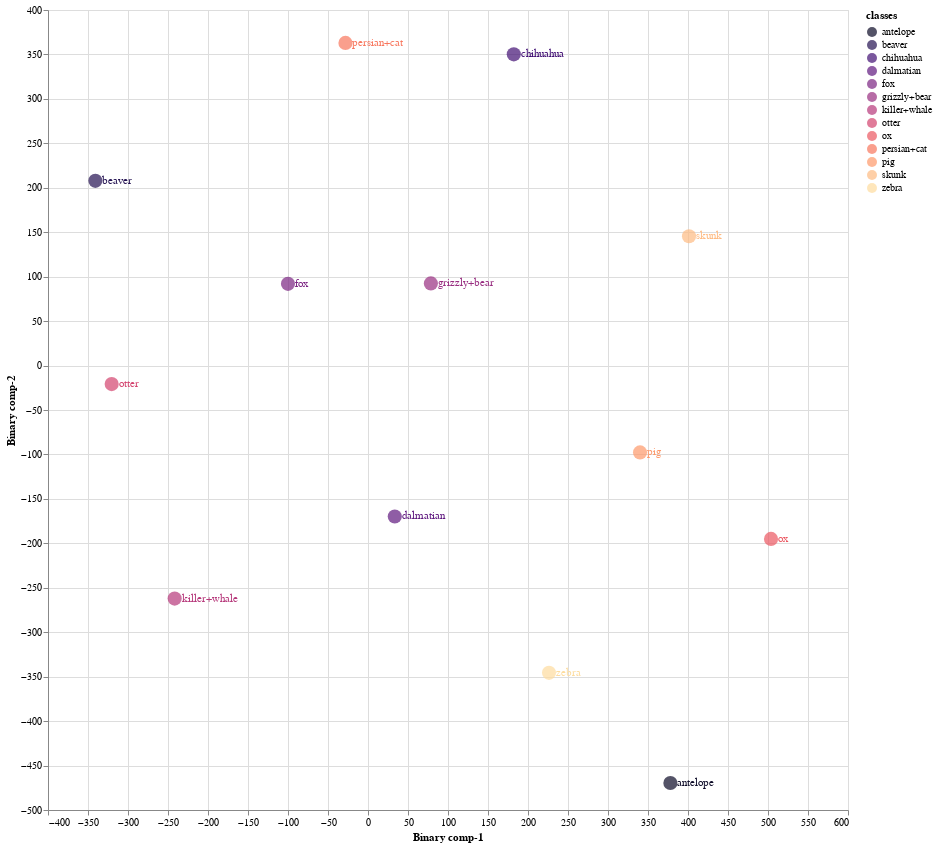
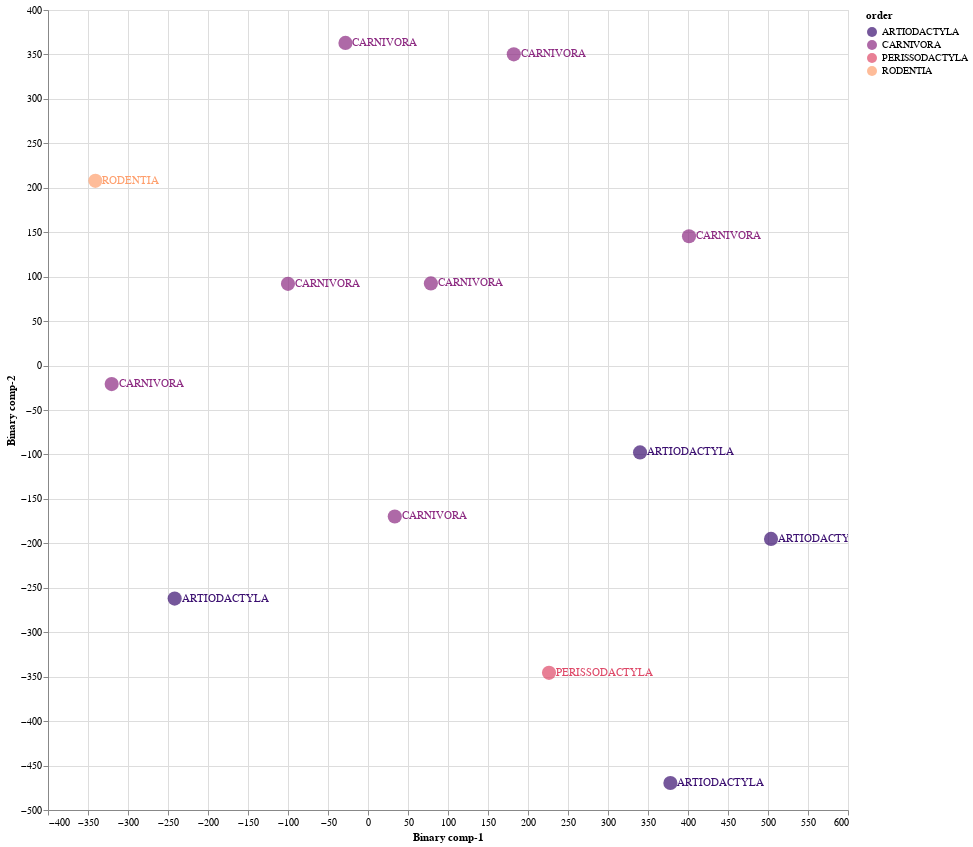

Here is the notebook cell these charts were saved with, in order:
### Markdown cell above
### 8.2 Train Validation Split 02

### Code cell
Train02 = CZSL(mode = "Train", 
               split = 2, 
               DNN = ProjectionNetwork1, 
               epochs = 20, 
               bs = 8, 
               numunits = 1024, 
               lr = 0.75, 
               optimiser = nn.ReLU(), 
               dropout = 0.2, 
               mom = 0, 
               wd = 0,  
               device = 'cuda', 
               checkpoint = CP2, 
               dist_type = 'cosine')

#mode
#1. "Train" - Use Train Val split
#2. "Test" - For Unseen Test Data

#split
# 1 -Train/Val Split 1
# 2 -Train/Val Split 2
# 3 -Train/Val Split 3

#pred_type
#1. "Probabilistic" - continous real numbers giving probability for prdiction to be 1
#2. "Deterministic" - 1 or 0 prediction values

#dist_type
#1. euclidean
#2. cosine
#3. hamming
#4. jaccard

### Figure 1 — Vega-Lite specification as saved in the notebook (floating-point values rounded to 4 significant figures)
{"config": {"view": {"continuousWidth": 400, "continuousHeight": 300}}, "layer": [{"mark": {"type": "circle", "size": 200}, "encoding": {"color": {"field": "classes", "scale": {"scheme": "Magma"}, "type": "nominal"}, "x": {"field": "Binary comp-1", "type": "quantitative"}, "y": {"field": "Binary comp-2", "type": "quantitative"}}, "height": 800, "selection": {"selector013": {"type": "interval", "bind": "scales", "encodings": ["x", "y"]}}, "width": 800}, {"mark": {"type": "text", "align": "left", "baseline": "middle", "dx": 7}, "encoding": {"color": {"field": "classes", "scale": {"scheme": "Magma"}, "type": "nominal"}, "text": {"field": "classes", "type": "nominal"}, "x": {"field": "Binary comp-1", "type": "quantitative"}, "y": {"field": "Binary comp-2", "type": "quantitative"}}, "height": 800, "width": 800}], "data": {"name": "data-ec102cabab6731ed83d754b083b125ae"}, "$schema": "https://vega.github.io/schema/vega-lite/v4.17.0.json", "datasets": {"data-ec102cabab6731ed83d754b083b125ae": [{"Binary comp-1": 378.0, "Binary comp-2": -469.7, "classes": "antelope", "sciName": "Antilope_cervicapra", "animal_label": 1, "animal_class": "antelope", "mainCommonName": "Blackbuck", "otherCommonNames": "Indian Antelope", "class": "Mammalia", "infraclass": "Placentalia", "magnorder": "Boreoeutheria", "superorder": "Laurasiatheria", "order": "ARTIODACTYLA", "suborder": "RUMINANTIA", "infraorder": "PECORA", "parvorder": null, "superfamily": null, "family": "BOVIDAE", "subfamily": "ANTILOPINAE", "tribe": "ANTILOPINI", "genus": "Antilope"}, {"Binary comp-1": 78.6, "Binary comp-2": 92.43, "classes": "grizzly+bear", "sciName": "Ursus_arctos", "animal_label": 2, "animal_class": "grizzly+bear", "mainCommonName": "Brown Bear", "otherCommonNames": "Grizzly Bear|Kodiak Bear", "class": "Mammalia", "infraclass": "Placentalia", "magnorder": "Boreoeutheria", "superorder": "Laurasiatheria", "order": "CARNIVORA", "suborder": "CANIFORMIA", "infraorder": "ARCTOIDEA", "parvorder": null, "superfamily": "URSOIDEA", "family": "URSIDAE", "subfamily": "URSINAE", "tribe": null, "genus": "Ursus"}, {"Binary comp-1": -241.7, "Binary comp-2": -262.2, "classes": "killer+whale", "sciName": "Orcinus_orca", "animal_label": 3, "animal_class": "killer+whale", "mainCommonName": "Killer Whale", "otherCommonNames": "Orca", "class": "Mammalia", "infraclass": "Placentalia", "magnorder": "Boreoeutheria", "superorder": "Laurasiatheria", "order": "ARTIODACTYLA", "suborder": "WHIPPOMORPHA", "infraorder": "CETACEA", "parvorder": "ODONTOCETI", "superfamily": "DELPHINOIDEA", "family": "DELPHINIDAE", "subfamily": "INCERTAE SEDIS", "tribe": null, "genus": "Orcinus"}, {"Binary comp-1": -340.8, "Binary comp-2": 207.8, "classes": "beaver", "sciName": "Aplodontia_rufa", "animal_label": 4, "animal_class": "beaver", "mainCommonName": "Mountain Beaver", "otherCommonNames": "Boomer|Sewellel|Point Arena Mountain Beaver|Point Reyes Mountain Beaver", "class": "Mammalia", "infraclass": "Placentalia", "magnorder": "Boreoeutheria", "superorder": "Euarchontoglires", "order": "RODENTIA", "suborder": "SCIUROMORPHA", "infraorder": null, "parvorder": null, "superfamily": null, "family": "APLODONTIIDAE", "subfamily": null, "tribe": null, "genus": "Aplodontia"}, {"Binary comp-1": 33.46, "Binary comp-2": -169.8, "classes": "dalmatian", "sciName": "Canis_familiaris", "animal_label": 5, "animal_class": "dalmatian", "mainCommonName": "Domestic Dog", "otherCommonNames": "Dog|Dingo|Feral Dog|New Guinea Singing Dog|Village Dog", "class": "Mammalia", "infraclass": "Placentalia", "magnorder": "Boreoeutheria", "superorder": "Laurasiatheria", "order": "CARNIVORA", "suborder": "CANIFORMIA", "infraorder": "CANOIDEA", "parvorder": null, "superfamily": null, "family": "CANIDAE", "subfamily": null, "tribe": null, "genus": "Canis"}, {"Binary comp-1": -28.17, "Binary comp-2": 363.0, "classes": "persian+cat", "sciName": "Felis_catus", "animal_label": 6, "animal_class": "persian+cat", "mainCommonName": "Domestic Cat", "otherCommonNames": "Cat", "class": "Mammalia", "infraclass": "Placentalia", "magnorder": "Boreoeutheria", "superorder": "Laurasiatheria", "order": "CARNIVORA", "suborder": "FELIFORMIA", "infraorder": "FELOIDEA", "parvorder": null, "superfamily": null, "family": "FELIDAE", "subfamily": "FELINAE", "tribe": null, "genus": "Felis"}, {"Binary comp-1": 401.3, "Binary comp-2": 145.5, "classes": "skunk", "sciName": "Spilogale_putorius", "animal_label": 11, "animal_class": "skunk", "mainCommonName": "Alleghanian Spotted Skunk", "otherCommonNames": "Eastern Spotted Skunk", "class": "Mammalia", "infraclass": "Placentalia", "magnorder": "Boreoeutheria", "superorder": "Laurasiatheria", "order": "CARNIVORA", "suborder": "CANIFORMIA", "infraorder": "ARCTOIDEA", "parvorder": null, "superfamily": "MUSTELOIDEA", "family": "MEPHITIDAE", "subfamily": "MEPHITINAE", "tribe": null, "genus": "Spilogale"}, {"Binary comp-1": 503.8, "Binary comp-2": -195.0, "classes": "ox", "sciName": "Bos_sauveli", "animal_label": 21, "animal_class": "ox", "mainCommonName": "Kouprey", "otherCommonNames": "Gray Ox|Indochinese Forest Ox", "class": "Mammalia", "infraclass": "Placentalia", "magnorder": "Boreoeutheria", "superorder": "Laurasiatheria", "order": "ARTIODACTYLA", "suborder": "RUMINANTIA", "infraorder": "PECORA", "parvorder": null, "superfamily": null, "family": "BOVIDAE", "subfamily": "BOVINAE", "tribe": "BOVINI", "genus": "Bos"}, {"Binary comp-1": -100.0, "Binary comp-2": 91.96, "classes": "fox", "sciName": "Vulpes_lagopus", "animal_label": 22, "animal_class": "fox", "mainCommonName": "Arctic Fox", "otherCommonNames": "Polar Fox", "class": "Mammalia", "infraclass": "Placentalia", "magnorder": "Boreoeutheria", "superorder": "Laurasiatheria", "order": "CARNIVORA", "suborder": "CANIFORMIA", "infraorder": "CANOIDEA", "parvorder": null, "superfamily": null, "family": "CANIDAE", "subfamily": null, "tribe": null, "genus": "Vulpes"}, {"Binary comp-1": 182.2, "Binary comp-2": 350.1, "classes": "chihuahua", "sciName": "Canis_familiaris", "animal_label": 33, "animal_class": "chihuahua", "mainCommonName": "Domestic Dog", "otherCommonNames": "Dog|Dingo|Feral Dog|New Guinea Singing Dog|Village Dog", "class": "Mammalia", "infraclass": "Placentalia", "magnorder": "Boreoeutheria", "superorder": "Laurasiatheria", "order": "CARNIVORA", "suborder": "CANIFORMIA", "infraorder": "CANOIDEA", "parvorder": null, "superfamily": null, "family": "CANIDAE", "subfamily": null, "tribe": null, "genus": "Canis"}, {"Binary comp-1": -320.4, "Binary comp-2": -20.81, "classes": "otter", "sciName": "Aonyx_capensis", "animal_label": 36, "animal_class": "otter", "mainCommonName": "African Clawless Otter", "otherCommonNames": "Cape Clawless Otter", "class": "Mammalia", "infraclass": "Placentalia", "magnorder": "Boreoeutheria", "superorder": "Laurasiatheria", "order": "CARNIVORA", "suborder": "CANIFORMIA", "infraorder": "ARCTOIDEA", "parvorder": null, "superfamily": "MUSTELOIDEA", "family": "MUSTELIDAE", "subfamily": "LUTRINAE", "tribe": null, "genus": "Aonyx"}, {"Binary comp-1": 226.3, "Binary comp-2": -345.7, "classes": "zebra", "sciName": "Equus_grevyi", "animal_label": 38, "animal_class": "zebra", "mainCommonName": "Grevy's Zebra", "otherCommonNames": "Imperial Zebra", "class": "Mammalia", "infraclass": "Placentalia", "magnorder": "Boreoeutheria", "superorder": "Laurasiatheria", "order": "PERISSODACTYLA", "suborder": "HIPOMORPHA", "infraorder": null, "parvorder": null, "superfamily": null, "family": "EQUIDAE", "subfamily": null, "tribe": null, "genus": "Equus"}, {"Binary comp-1": 340.0, "Binary comp-2": -97.71, "classes": "pig", "sciName": "Sus_domesticus", "animal_label": 42, "animal_class": "pig", "mainCommonName": "Domestic Pig", "otherCommonNames": "Hog|Pig|Swine", "class": "Mammalia", "infraclass": "Placentalia", "magnorder": "Boreoeutheria", "superorder": "Laurasiatheria", "order": "ARTIODACTYLA", "suborder": "SUINA", "infraorder": null, "parvorder": null, "superfamily": null, "family": "SUIDAE", "subfamily": null, "tribe": null, "genus": "Sus"}]}}

### Figure 2 — Vega-Lite specification as saved in the notebook (floating-point values rounded to 4 significant figures)
{"config": {"view": {"continuousWidth": 400, "continuousHeight": 300}}, "layer": [{"mark": {"type": "circle", "size": 200}, "encoding": {"color": {"field": "order", "scale": {"scheme": "Magma"}, "type": "nominal"}, "x": {"field": "Binary comp-1", "type": "quantitative"}, "y": {"field": "Binary comp-2", "type": "quantitative"}}, "height": 800, "selection": {"selector014": {"type": "interval", "bind": "scales", "encodings": ["x", "y"]}}, "width": 800}, {"mark": {"type": "text", "align": "left", "baseline": "middle", "dx": 7}, "encoding": {"color": {"field": "order", "scale": {"scheme": "Magma"}, "type": "nominal"}, "text": {"field": "order", "type": "nominal"}, "x": {"field": "Binary comp-1", "type": "quantitative"}, "y": {"field": "Binary comp-2", "type": "quantitative"}}, "height": 800, "width": 800}], "data": {"name": "data-ec102cabab6731ed83d754b083b125ae"}, "$schema": "https://vega.github.io/schema/vega-lite/v4.17.0.json", "datasets": {"data-ec102cabab6731ed83d754b083b125ae": [{"Binary comp-1": 378.0, "Binary comp-2": -469.7, "classes": "antelope", "sciName": "Antilope_cervicapra", "animal_label": 1, "animal_class": "antelope", "mainCommonName": "Blackbuck", "otherCommonNames": "Indian Antelope", "class": "Mammalia", "infraclass": "Placentalia", "magnorder": "Boreoeutheria", "superorder": "Laurasiatheria", "order": "ARTIODACTYLA", "suborder": "RUMINANTIA", "infraorder": "PECORA", "parvorder": null, "superfamily": null, "family": "BOVIDAE", "subfamily": "ANTILOPINAE", "tribe": "ANTILOPINI", "genus": "Antilope"}, {"Binary comp-1": 78.6, "Binary comp-2": 92.43, "classes": "grizzly+bear", "sciName": "Ursus_arctos", "animal_label": 2, "animal_class": "grizzly+bear", "mainCommonName": "Brown Bear", "otherCommonNames": "Grizzly Bear|Kodiak Bear", "class": "Mammalia", "infraclass": "Placentalia", "magnorder": "Boreoeutheria", "superorder": "Laurasiatheria", "order": "CARNIVORA", "suborder": "CANIFORMIA", "infraorder": "ARCTOIDEA", "parvorder": null, "superfamily": "URSOIDEA", "family": "URSIDAE", "subfamily": "URSINAE", "tribe": null, "genus": "Ursus"}, {"Binary comp-1": -241.7, "Binary comp-2": -262.2, "classes": "killer+whale", "sciName": "Orcinus_orca", "animal_label": 3, "animal_class": "killer+whale", "mainCommonName": "Killer Whale", "otherCommonNames": "Orca", "class": "Mammalia", "infraclass": "Placentalia", "magnorder": "Boreoeutheria", "superorder": "Laurasiatheria", "order": "ARTIODACTYLA", "suborder": "WHIPPOMORPHA", "infraorder": "CETACEA", "parvorder": "ODONTOCETI", "superfamily": "DELPHINOIDEA", "family": "DELPHINIDAE", "subfamily": "INCERTAE SEDIS", "tribe": null, "genus": "Orcinus"}, {"Binary comp-1": -340.8, "Binary comp-2": 207.8, "classes": "beaver", "sciName": "Aplodontia_rufa", "animal_label": 4, "animal_class": "beaver", "mainCommonName": "Mountain Beaver", "otherCommonNames": "Boomer|Sewellel|Point Arena Mountain Beaver|Point Reyes Mountain Beaver", "class": "Mammalia", "infraclass": "Placentalia", "magnorder": "Boreoeutheria", "superorder": "Euarchontoglires", "order": "RODENTIA", "suborder": "SCIUROMORPHA", "infraorder": null, "parvorder": null, "superfamily": null, "family": "APLODONTIIDAE", "subfamily": null, "tribe": null, "genus": "Aplodontia"}, {"Binary comp-1": 33.46, "Binary comp-2": -169.8, "classes": "dalmatian", "sciName": "Canis_familiaris", "animal_label": 5, "animal_class": "dalmatian", "mainCommonName": "Domestic Dog", "otherCommonNames": "Dog|Dingo|Feral Dog|New Guinea Singing Dog|Village Dog", "class": "Mammalia", "infraclass": "Placentalia", "magnorder": "Boreoeutheria", "superorder": "Laurasiatheria", "order": "CARNIVORA", "suborder": "CANIFORMIA", "infraorder": "CANOIDEA", "parvorder": null, "superfamily": null, "family": "CANIDAE", "subfamily": null, "tribe": null, "genus": "Canis"}, {"Binary comp-1": -28.17, "Binary comp-2": 363.0, "classes": "persian+cat", "sciName": "Felis_catus", "animal_label": 6, "animal_class": "persian+cat", "mainCommonName": "Domestic Cat", "otherCommonNames": "Cat", "class": "Mammalia", "infraclass": "Placentalia", "magnorder": "Boreoeutheria", "superorder": "Laurasiatheria", "order": "CARNIVORA", "suborder": "FELIFORMIA", "infraorder": "FELOIDEA", "parvorder": null, "superfamily": null, "family": "FELIDAE", "subfamily": "FELINAE", "tribe": null, "genus": "Felis"}, {"Binary comp-1": 401.3, "Binary comp-2": 145.5, "classes": "skunk", "sciName": "Spilogale_putorius", "animal_label": 11, "animal_class": "skunk", "mainCommonName": "Alleghanian Spotted Skunk", "otherCommonNames": "Eastern Spotted Skunk", "class": "Mammalia", "infraclass": "Placentalia", "magnorder": "Boreoeutheria", "superorder": "Laurasiatheria", "order": "CARNIVORA", "suborder": "CANIFORMIA", "infraorder": "ARCTOIDEA", "parvorder": null, "superfamily": "MUSTELOIDEA", "family": "MEPHITIDAE", "subfamily": "MEPHITINAE", "tribe": null, "genus": "Spilogale"}, {"Binary comp-1": 503.8, "Binary comp-2": -195.0, "classes": "ox", "sciName": "Bos_sauveli", "animal_label": 21, "animal_class": "ox", "mainCommonName": "Kouprey", "otherCommonNames": "Gray Ox|Indochinese Forest Ox", "class": "Mammalia", "infraclass": "Placentalia", "magnorder": "Boreoeutheria", "superorder": "Laurasiatheria", "order": "ARTIODACTYLA", "suborder": "RUMINANTIA", "infraorder": "PECORA", "parvorder": null, "superfamily": null, "family": "BOVIDAE", "subfamily": "BOVINAE", "tribe": "BOVINI", "genus": "Bos"}, {"Binary comp-1": -100.0, "Binary comp-2": 91.96, "classes": "fox", "sciName": "Vulpes_lagopus", "animal_label": 22, "animal_class": "fox", "mainCommonName": "Arctic Fox", "otherCommonNames": "Polar Fox", "class": "Mammalia", "infraclass": "Placentalia", "magnorder": "Boreoeutheria", "superorder": "Laurasiatheria", "order": "CARNIVORA", "suborder": "CANIFORMIA", "infraorder": "CANOIDEA", "parvorder": null, "superfamily": null, "family": "CANIDAE", "subfamily": null, "tribe": null, "genus": "Vulpes"}, {"Binary comp-1": 182.2, "Binary comp-2": 350.1, "classes": "chihuahua", "sciName": "Canis_familiaris", "animal_label": 33, "animal_class": "chihuahua", "mainCommonName": "Domestic Dog", "otherCommonNames": "Dog|Dingo|Feral Dog|New Guinea Singing Dog|Village Dog", "class": "Mammalia", "infraclass": "Placentalia", "magnorder": "Boreoeutheria", "superorder": "Laurasiatheria", "order": "CARNIVORA", "suborder": "CANIFORMIA", "infraorder": "CANOIDEA", "parvorder": null, "superfamily": null, "family": "CANIDAE", "subfamily": null, "tribe": null, "genus": "Canis"}, {"Binary comp-1": -320.4, "Binary comp-2": -20.81, "classes": "otter", "sciName": "Aonyx_capensis", "animal_label": 36, "animal_class": "otter", "mainCommonName": "African Clawless Otter", "otherCommonNames": "Cape Clawless Otter", "class": "Mammalia", "infraclass": "Placentalia", "magnorder": "Boreoeutheria", "superorder": "Laurasiatheria", "order": "CARNIVORA", "suborder": "CANIFORMIA", "infraorder": "ARCTOIDEA", "parvorder": null, "superfamily": "MUSTELOIDEA", "family": "MUSTELIDAE", "subfamily": "LUTRINAE", "tribe": null, "genus": "Aonyx"}, {"Binary comp-1": 226.3, "Binary comp-2": -345.7, "classes": "zebra", "sciName": "Equus_grevyi", "animal_label": 38, "animal_class": "zebra", "mainCommonName": "Grevy's Zebra", "otherCommonNames": "Imperial Zebra", "class": "Mammalia", "infraclass": "Placentalia", "magnorder": "Boreoeutheria", "superorder": "Laurasiatheria", "order": "PERISSODACTYLA", "suborder": "HIPOMORPHA", "infraorder": null, "parvorder": null, "superfamily": null, "family": "EQUIDAE", "subfamily": null, "tribe": null, "genus": "Equus"}, {"Binary comp-1": 340.0, "Binary comp-2": -97.71, "classes": "pig", "sciName": "Sus_domesticus", "animal_label": 42, "animal_class": "pig", "mainCommonName": "Domestic Pig", "otherCommonNames": "Hog|Pig|Swine", "class": "Mammalia", "infraclass": "Placentalia", "magnorder": "Boreoeutheria", "superorder": "Laurasiatheria", "order": "ARTIODACTYLA", "suborder": "SUINA", "infraorder": null, "parvorder": null, "superfamily": null, "family": "SUIDAE", "subfamily": null, "tribe": null, "genus": "Sus"}]}}
